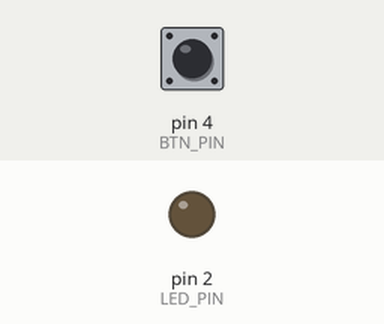
Simulated run of this sketch. Board: Arduino Uno, built with avr-gcc and run on an emulated ATmega328P. Shown: output pins drawn as LEDs (lit = HIGH). The test bench sets the inputs (shaded band); at power-on: pin 4 (BTN_PIN) HIGH.

Above: at 1.2 s.
1.3 s: pin 4 (BTN_PIN) pulled LOW for 0.15 s
At 1.6 s:
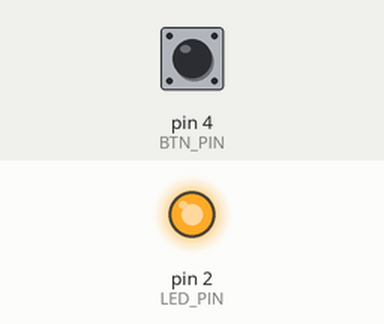
2.9 s: pin 4 (BTN_PIN) pulled LOW for 1 s
At 4.0 s:
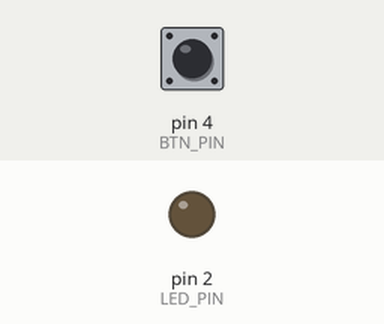
5.4 s: pin 4 (BTN_PIN) pulled LOW for 3.2 s
At 5.9 s:
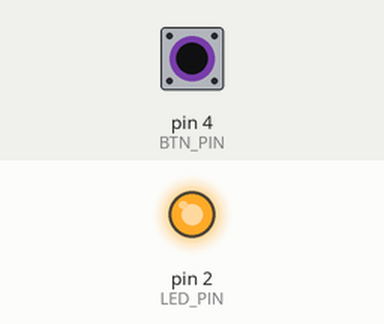
Timing chart, 0 to 8.4 s (numbered marks = the images above; inputs shaded):
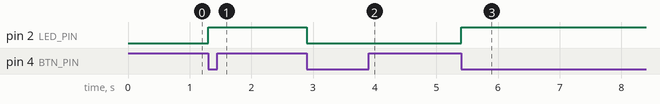

The sketch:

buttonToSwitch.ino
```cpp
#define LED_PIN 2
#define BTN_PIN 4

bool btn_state, light_state;
long last_change = 0;


void setup() {
  // put your setup code here, to run once:
  pinMode(LED_PIN, OUTPUT);
  pinMode(BTN_PIN, INPUT_PULLUP);
}

void loop() {
  // put your main code here, to run repeatedly:
  btn_state = digitalRead(BTN_PIN);

  if (btn_state == LOW)
  {
    if (millis() - last_change > 50)
    {
      last_change = millis();
      light_state = !light_state;
    }
    else
      last_change = millis();
  }

  digitalWrite(LED_PIN, light_state);
}
```

Measured:
- after the input at 1.3 s, pin 2 (LED_PIN): LOW → HIGH at once
- after the input at 2.9 s, pin 2 (LED_PIN): HIGH → LOW at once
- after the input at 5.4 s, pin 2 (LED_PIN): LOW → HIGH at once
